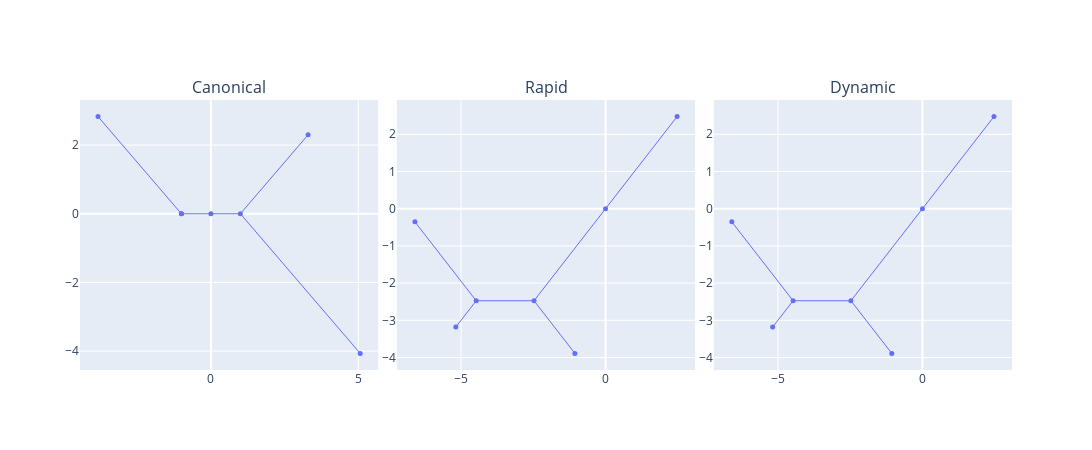

Here is the notebook cell this chart was saved with:
### Code cell
figd = anjl.plot(Z1d, marker_size=5, internal_marker_size=5)
figr = anjl.plot(Z1r, marker_size=5, internal_marker_size=5)
figc = anjl.plot(Z1, marker_size=5, internal_marker_size=5)
figures = [figc, figr, figd]
fig = make_subplots(
    rows=1,
    cols=len(figures),
    subplot_titles=["Canonical", "Rapid", "Dynamic"],
    horizontal_spacing=0.02,
    vertical_spacing=0.02,
)
for i, figure in enumerate(figures):
    for trace in range(len(figure["data"])):
        fig.append_trace(figure["data"][trace], row=1, col=i + 1)
fig.update_layout(showlegend=False, height=450, width=1100)
fig

### Figure 1 — Plotly figure (JSON) as saved in the notebook; plotly's stock layout.template omitted (floating-point values rounded to 4 significant figures)
{"data": [{"hovertemplate": "x=%{x}<br>y=%{y}<extra></extra>", "legendgroup": "", "line": {"color": "#636efa", "dash": "solid", "width": 1}, "marker": {"symbol": "circle"}, "mode": "lines", "name": "", "orientation": "v", "showlegend": false, "type": "scatter", "x": [0, 1, null, 0, -1, null, -1, -1, null, -1, -3.828, null, 1, 3.298, null, 1, 5.066, null], "xaxis": "x", "y": [0, 6.123e-17, null, 0, -1.837e-16, null, -1.837e-16, -1.837e-16, null, -1.837e-16, 2.828, null, 6.123e-17, 2.298, null, 6.123e-17, -4.066, null], "yaxis": "y"}, {"hovertemplate": "<b>%{hovertext}</b><br><br>x=%{x}<br>y=%{y}<extra></extra>", "hovertext": [1, 0, 3, 2], "legendgroup": "", "marker": {"color": "#636efa", "size": 5, "symbol": "circle"}, "mode": "markers", "name": "", "orientation": "v", "showlegend": false, "type": "scatter", "x": [-3.828, -1, 5.066, 3.298], "xaxis": "x", "y": [2.828, -1.837e-16, -4.066, 2.298], "yaxis": "y"}, {"hovertemplate": "<b>%{hovertext}</b><br><br>x=%{x}<br>y=%{y}<extra></extra>", "hovertext": [6, 5, 4], "legendgroup": "", "marker": {"color": "#636efa", "size": 5, "symbol": "circle"}, "mode": "markers", "name": "", "orientation": "v", "showlegend": false, "type": "scatter", "x": [0, -1, 1], "xaxis": "x", "y": [0, -1.837e-16, 6.123e-17], "yaxis": "y"}, {"hovertemplate": "x=%{x}<br>y=%{y}<extra></extra>", "legendgroup": "", "line": {"color": "#636efa", "dash": "solid", "width": 1}, "marker": {"symbol": "circle"}, "mode": "lines", "name": "", "orientation": "v", "showlegend": false, "type": "scatter", "x": [0, 2.475, null, 0, -2.475, null, -2.475, -1.061, null, -2.475, -4.475, null, -4.475, -5.182, null, -4.475, -6.596, null], "xaxis": "x2", "y": [0, 2.475, null, 0, -2.475, null, -2.475, -3.889, null, -2.475, -2.475, null, -2.475, -3.182, null, -2.475, -0.3536, null], "yaxis": "y2"}, {"hovertemplate": "<b>%{hovertext}</b><br><br>x=%{x}<br>y=%{y}<extra></extra>", "hovertext": [1, 0, 2, 3], "legendgroup": "", "marker": {"color": "#636efa", "size": 5, "symbol": "circle"}, "mode": "markers", "name": "", "orientation": "v", "showlegend": false, "type": "scatter", "x": [-6.596, -5.182, -1.061, 2.475], "xaxis": "x2", "y": [-0.3536, -3.182, -3.889, 2.475], "yaxis": "y2"}, {"hovertemplate": "<b>%{hovertext}</b><br><br>x=%{x}<br>y=%{y}<extra></extra>", "hovertext": [6, 5, 4], "legendgroup": "", "marker": {"color": "#636efa", "size": 5, "symbol": "circle"}, "mode": "markers", "name": "", "orientation": "v", "showlegend": false, "type": "scatter", "x": [0, -2.475, -4.475], "xaxis": "x2", "y": [0, -2.475, -2.475], "yaxis": "y2"}, {"hovertemplate": "x=%{x}<br>y=%{y}<extra></extra>", "legendgroup": "", "line": {"color": "#636efa", "dash": "solid", "width": 1}, "marker": {"symbol": "circle"}, "mode": "lines", "name": "", "orientation": "v", "showlegend": false, "type": "scatter", "x": [0, 2.475, null, 0, -2.475, null, -2.475, -1.061, null, -2.475, -4.475, null, -4.475, -5.182, null, -4.475, -6.596, null], "xaxis": "x3", "y": [0, 2.475, null, 0, -2.475, null, -2.475, -3.889, null, -2.475, -2.475, null, -2.475, -3.182, null, -2.475, -0.3536, null], "yaxis": "y3"}, {"hovertemplate": "<b>%{hovertext}</b><br><br>x=%{x}<br>y=%{y}<extra></extra>", "hovertext": [1, 0, 2, 3], "legendgroup": "", "marker": {"color": "#636efa", "size": 5, "symbol": "circle"}, "mode": "markers", "name": "", "orientation": "v", "showlegend": false, "type": "scatter", "x": [-6.596, -5.182, -1.061, 2.475], "xaxis": "x3", "y": [-0.3536, -3.182, -3.889, 2.475], "yaxis": "y3"}, {"hovertemplate": "<b>%{hovertext}</b><br><br>x=%{x}<br>y=%{y}<extra></extra>", "hovertext": [6, 5, 4], "legendgroup": "", "marker": {"color": "#636efa", "size": 5, "symbol": "circle"}, "mode": "markers", "name": "", "orientation": "v", "showlegend": false, "type": "scatter", "x": [0, -2.475, -4.475], "xaxis": "x3", "y": [0, -2.475, -2.475], "yaxis": "y3"}], "layout": {"annotations": [{"font": {"size": 16}, "showarrow": false, "text": "Canonical", "x": 0.16, "xanchor": "center", "xref": "paper", "y": 1, "yanchor": "bottom", "yref": "paper"}, {"font": {"size": 16}, "showarrow": false, "text": "Rapid", "x": 0.5, "xanchor": "center", "xref": "paper", "y": 1, "yanchor": "bottom", "yref": "paper"}, {"font": {"size": 16}, "showarrow": false, "text": "Dynamic", "x": 0.84, "xanchor": "center", "xref": "paper", "y": 1, "yanchor": "bottom", "yref": "paper"}], "height": 450, "showlegend": false, "width": 1100, "xaxis": {"anchor": "y", "autorange": true, "domain": [0, 0.32], "range": [-4.439, 5.677], "type": "linear"}, "xaxis2": {"anchor": "y2", "autorange": true, "domain": [0.34, 0.66], "range": [-7.219, 3.098], "type": "linear"}, "xaxis3": {"anchor": "y3", "autorange": true, "domain": [0.68, 1], "range": [-7.219, 3.098], "type": "linear"}, "yaxis": {"anchor": "x", "autorange": true, "domain": [0, 1], "range": [-4.55, 3.313], "type": "linear"}, "yaxis2": {"anchor": "x2", "autorange": true, "domain": [0, 1], "range": [-4.336, 2.922], "type": "linear"}, "yaxis3": {"anchor": "x3", "autorange": true, "domain": [0, 1], "range": [-4.336, 2.922], "type": "linear"}}}
